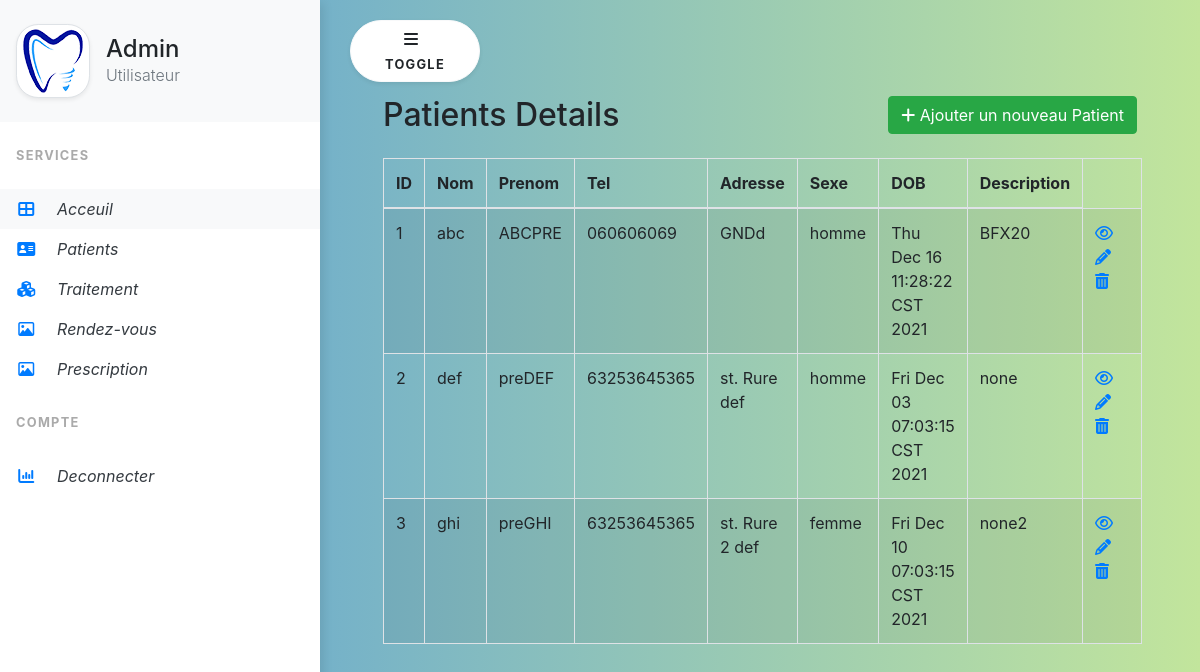
/Patient/Patient.php (signed in), run on the app's committed database.
### tables this page shows
CREATE TABLE `patient` (
  `ID` int NOT NULL,
  `Nom` varchar(20) DEFAULT NULL,
  `Prenom` varchar(20) DEFAULT NULL,
  `tel` text,
  `adresse` text,
  `sexe` text,
  `dob` text,
  `description` text,
  PRIMARY KEY (`ID`)
);

### Patient/Patient.php (the view, shortened to what this page needs)
<!DOCTYPE html>
<html lang="en">
<head>
    <link rel="stylesheet" href="https://stackpath.bootstrapcdn.com/bootstrap/4.5.2/css/bootstrap.min.css">
    <link rel="stylesheet" href="https://maxcdn.bootstrapcdn.com/font-awesome/4.7.0/css/font-awesome.min.css">
    <link rel="stylesheet" href="../css/Style.css"/>
</head>
<body>
<?php include('../composants/menu.php'); ?>
    <div class="page-content p-5" id="content">
        <div class="container-fluid">
            <div class="row">
                <div class="col-md-12">
                    <div class="mt-5 mb-3 clearfix">
                        <h2 class="pull-left">Patients Details</h2>
                        <a href="create.php" class="btn btn-success pull-right"><i class="fa fa-plus"></i> Ajouter un nouveau Patient</a>
                    </div>
                    <?php
                    require_once "../db.php";
                    $sql = "SELECT * FROM patient";
                    if($result = mysqli_query($link, $sql)){
                        if(mysqli_num_rows($result) > 0){
                            echo '<table class="table table-bordered table-striped">';
                                echo "<thead>";
                                    echo "<tr>";
                                        echo "<th>ID</th>";
                                        echo "<th>Nom</th>";
                                        echo "<th>Prenom</th>";
                                        echo "<th>Tel</th>";
                                        echo "<th>Adresse</th>";
                                        echo "<th>Sexe</th>";
                                        echo "<th>DOB</th>";
                                        echo "<th>Description</th>";
                                    echo "</tr>";
                                echo "</thead>";
                                echo "<tbody>";
                                while($row = mysqli_fetch_array($result)){
                                    echo "<tr>";
                                        echo "<td>" . $row['ID'] . "</td>";
                                        echo "<td>" . $row['Nom'] . "</td>";
                                        echo "<td>" . $row['Prenom'] . "</td>";
                                        echo "<td>" . $row['tel'] . "</td>";
                                        echo "<td>" . $row['adresse'] . "</td>";
                                        echo "<td>" . $row['sexe'] . "</td>";
                                        echo "<td>" . $row['dob'] . "</td>";
                                        echo "<td>" . $row['description'] . "</td>";
                                        echo "<td>";
                                            echo '<a href="read.php?id='. $row['ID'] .'" class="mr-3" title="Voir" data-toggle="tooltip"><span class="fa fa-eye"></span></a>';
                                            echo '<a href="update.php?id='. $row['ID'] .'" class="mr-3" title="Mis a jour" data-toggle="tooltip"><span class="fa fa-pencil"></span></a>';
                                            echo '<a href="delete.php?id='. $row['ID'] .'" title="Supprimer" data-toggle="tooltip"><span class="fa fa-trash"></span></a>';
                                        echo "</td>";
                                    echo "</tr>";
                                }
                                echo "</tbody>";
                            echo "</table>";
                        } else{
                            echo '<div class="alert alert-danger"><em>No records were found.</em></div>';
                        }
                    } else{
                        echo "Oops! Something went wrong. Please try again later.";
                    }
                    ?>
                </div>
            </div>
        </div>
    </div>
</body>
</html>

### css/Style.css (style rules this page uses)
.page-content { width: calc(100% - 20rem); margin-left: 20rem; transition: all 0.4s; }
body { background: #599fd9; background: -webkit-linear-gradient(to right, #599fd9, #c2e59c); background: linear-gradient(to right, #599fd9, #c2e59c); min-height: 100vh; overflow-x: hidden; }

### Patient/Patient.php (style rules this page uses)
table tr td:last-child { width: 120px; }

### data on the page
patient: ID "1", Nom "abc", Prenom "ABCPRE", tel "060606069", adresse "GNDd", sexe "homme", dob "Thu Dec 16 11:28:22 CST 2021", description "BFX20"
patient: ID "2", Nom "def", Prenom "preDEF", tel "63253645365", adresse "st. Rure def", sexe "homme", dob "Fri Dec 03 07:03:15 CST 2021", description "none"
patient: ID "3", Nom "ghi", Prenom "preGHI", tel "63253645365", adresse "st. Rure 2 def", sexe "femme", dob "Fri Dec 10 07:03:15 CST 2021", description "none2"

### other printed values
$_SESSION["username"] "Admin"
